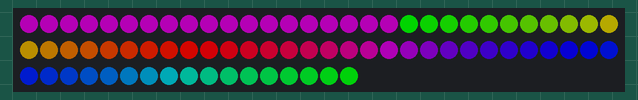
A sketch run on a simulated Arduino Uno, built with avr-gcc and run on an emulated ATmega328P. Shown: 77 RGB LEDs in strip order, left to right, continuing on the next row. Dim RGB values are drawn brighter than linear.

Above: at 0.16 s.
At 4.55 s:
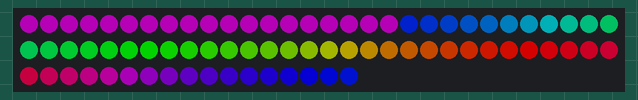
At 9.88 s:
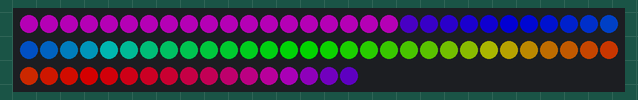
At 19.92 s:
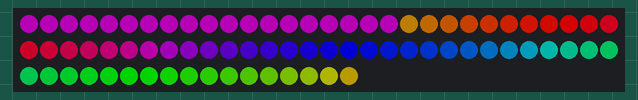
At 29.65 s:
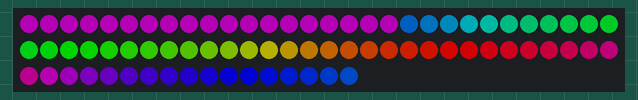
At 39.69 s:
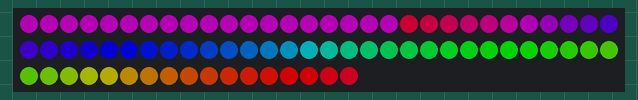

The sketch:

lightManager.ino
```cpp
#include <FastLED.h>
#define NUM_LEDS 77
#define Wings_LEDS 19
#define Wings_Start 0
#define Wings_End 18
#define CoPilot_LEDS 58
#define CoPilot_Start 19
#define CoPilot_End 57
#define DATA_PIN 13
#define BRIGHTNESS 128
#define COLOR_ORDER GRB

CRGB leds[NUM_LEDS];

void setup() {
  FastLED.addLeds<WS2812B, DATA_PIN, COLOR_ORDER>(leds, NUM_LEDS);
  FastLED.setBrightness(BRIGHTNESS);
}

void loop() {
  for (int i = Wings_Start; i <= Wings_End; i++) {
    leds[i] = CRGB::Purple;
  }

  rainbowCycle(20);

  FastLED.show();
}

void rainbowCycle(int SpeedDelay) {
  byte *c;
  uint16_t i, j;

  for (j = 0; j < 256 * 5; j++) {  // 5 cycles of all colors on wheel
    for (i = 0; i < CoPilot_LEDS; i++) {
      c = Wheel(((i * 256 / CoPilot_LEDS) + j) & 255);
      setPixel(i + CoPilot_Start, *c, *(c + 1), *(c + 2));
    }
    FastLED.show();
    delay(SpeedDelay);
  }
}

byte *Wheel(byte WheelPos) {
  static byte c[3];

  if (WheelPos < 85) {
    c[0] = WheelPos * 3;
    c[1] = 255 - WheelPos * 3;
    c[2] = 0;
  } else if (WheelPos < 170) {
    WheelPos -= 85;
    c[0] = 255 - WheelPos * 3;
    c[1] = 0;
    c[2] = WheelPos * 3;
  } else {
    WheelPos -= 170;
    c[0] = 0;
    c[1] = WheelPos * 3;
    c[2] = 255 - WheelPos * 3;
  }

  return c;
}

void setPixel(int Pixel, byte red, byte green, byte blue) {
 #ifdef ADAFRUIT_NEOPIXEL_H
   // NeoPixel
   strip.setPixelColor(Pixel, strip.Color(red, green, blue));
 #endif
 #ifndef ADAFRUIT_NEOPIXEL_H
   // FastLED
   leds[Pixel].r = red;
   leds[Pixel].g = green;
   leds[Pixel].b = blue;
 #endif
}
```
